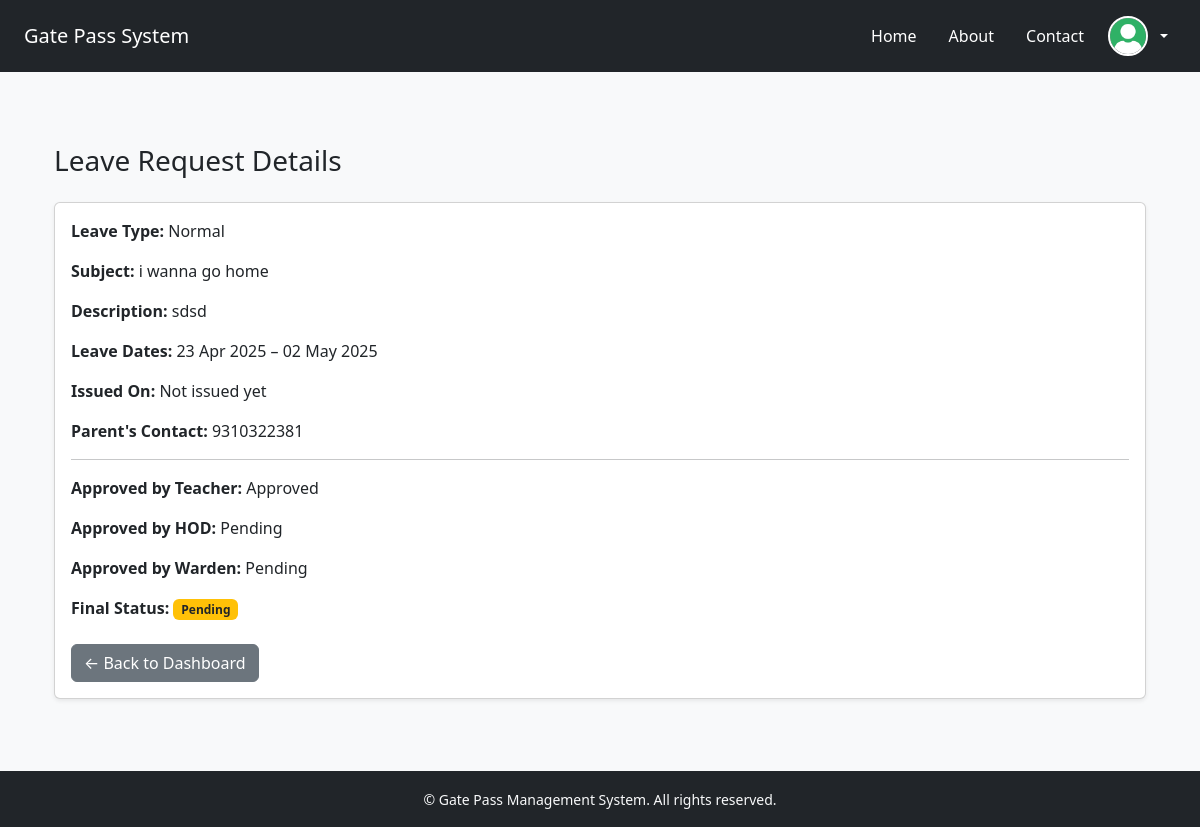
The app's page /leave_req?leave_id=13 (signed in) with its own data.
### app/models.py (models this page shows)
class LeaveRequest(db.Model):
    id = db.Column(db.Integer, primary_key=True)
    student_id = db.Column(db.Integer, db.ForeignKey('student.id'), nullable=False)
    type = db.Column(db.String(50))  # e.g. Medical, Personal, etc.
    subject = db.Column(db.String(100))
    description = db.Column(db.Text)
    starting_date = db.Column(db.Date)
    ending_date = db.Column(db.Date)
    issue_date = db.Column(db.DateTime)
    parents_number = db.Column(db.String(15))
    approvedby_teacher = db.Column(db.String(100))
    approvedby_hod = db.Column(db.String(100))
    approvedby_warden = db.Column(db.String(100))
    final_status = db.Column(db.String(50))  # e.g. Pending, Approved, Rejected

### app/routes/student_routes.py (the view, shortened to what this page needs)
@stud_bp.route("/leave_req", methods=["GET", "POST"])
@login_required
def leave_req():
    leave_id = request.args.get("leave_id")
    if leave_id:
        leave = LeaveRequest.query.get_or_404(leave_id)
        if leave.student_id != current_user.student_profile.id:
            flash("Unauthorized access to leave request.", "danger")
            return redirect(url_for("stud.student_dashboard"))
        return render_template("leave_request_view.html", leave=leave)
    return render_template("leave_request.html")

### app/__init__.py (called while the page is built)
@login_manager.user_loader
def load_user(user_id):
    return User.query.get(int(user_id))

### app/templates/leave_request_view.html (shortened to what this page needs)
{% extends "base.html" %}
{% block content %}
<div class="container py-5">
  <h3 class="mb-4">Leave Request Details</h3>
  <div class="card shadow-sm">
    <div class="card-body">
      <p><strong>Leave Type:</strong> {{ leave.type|capitalize }}</p>
      <p><strong>Subject:</strong> {{ leave.subject }}</p>
      <p><strong>Description:</strong> {{ leave.description }}</p>
      <p><strong>Leave Dates:</strong> {{ leave.starting_date.strftime('%d %b %Y') }} – {{ leave.ending_date.strftime('%d %b %Y') }}</p>
      <p><strong>Issued On:</strong> {{ leave.issue_date.strftime('%d %b %Y') if leave.issue_date else 'Not issued yet' }}</p>
      <p><strong>Parent's Contact:</strong> {{ leave.parents_number }}</p>
      <hr>
      <p><strong>Approved by Teacher:</strong> {{ leave.approvedby_teacher }}</p>
      <p><strong>Approved by HOD:</strong> {{ leave.approvedby_hod }}</p>
      <p><strong>Approved by Warden:</strong> {{ leave.approvedby_warden }}</p>
      <p><strong>Final Status:</strong>
        {% if leave.final_status == 'Pending' %}
          <span class="badge bg-warning text-dark">Pending</span>
        {% elif leave.final_status == 'Approved' %}
          <span class="badge bg-success">Approved</span>
        {% else %}
          <span class="badge bg-danger">Rejected</span>
        {% endif %}
      </p>
      <div class="mt-4">
        <a href="{{ url_for('stud.student_dashboard') }}" class="btn btn-secondary">← Back to Dashboard</a>
      </div>
    </div>
  </div>
</div>
{% endblock %}

### records on screen
LeaveRequest: type "Normal", subject "i wanna go home", description "sdsd", starting_date "23 Apr 2025", ending_date "02 May 2025", issue_date "Not issued yet", parents_number "9310322381", approvedby_teacher "Approved", approvedby_hod "Pending", approvedby_warden "Pending"
